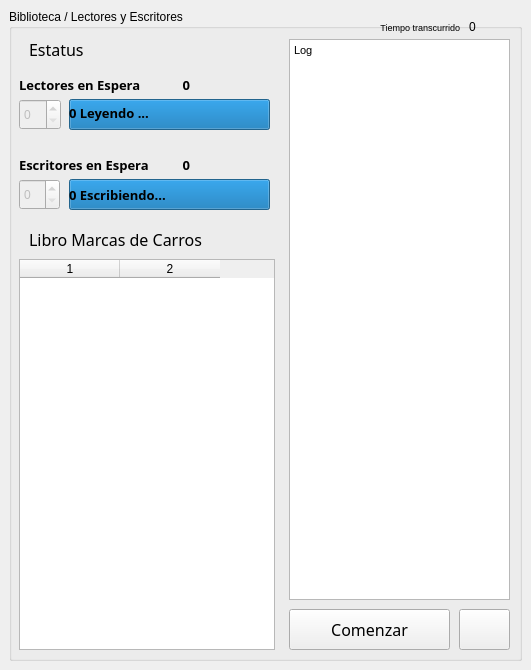
<?xml version="1.0" encoding="UTF-8"?>
<ui version="4.0">
 <class>MainWindow</class>
 <widget class="QMainWindow" name="MainWindow">
  <property name="geometry">
   <rect>
    <x>0</x>
    <y>0</y>
    <width>531</width>
    <height>670</height>
   </rect>
  </property>
  <property name="windowTitle">
   <string>Threader</string>
  </property>
  <widget class="QWidget" name="centralwidget">
   <layout class="QVBoxLayout" name="verticalLayout">
    <item>
     <widget class="QGroupBox" name="groupHilos">
      <property name="title">
       <string>Biblioteca / Lectores y Escritores</string>
      </property>
      <widget class="QPushButton" name="btnStop">
       <property name="geometry">
        <rect>
         <x>450</x>
         <y>600</y>
         <width>51</width>
         <height>41</height>
        </rect>
       </property>
       <property name="text">
        <string/>
       </property>
       <property name="icon">
        <iconset>
         <normaloff>assets/stop.png</normaloff>assets/stop.png</iconset>
       </property>
       <property name="iconSize">
        <size>
         <width>30</width>
         <height>30</height>
        </size>
       </property>
      </widget>
      <widget class="QLabel" name="lblCount">
       <property name="geometry">
        <rect>
         <x>460</x>
         <y>10</y>
         <width>41</width>
         <height>16</height>
        </rect>
       </property>
       <property name="layoutDirection">
        <enum>Qt::RightToLeft</enum>
       </property>
       <property name="text">
        <string>0</string>
       </property>
       <property name="alignment">
        <set>Qt::AlignLeading|Qt::AlignLeft|Qt::AlignVCenter</set>
       </property>
      </widget>
      <widget class="QLabel" name="lblEscribiendo">
       <property name="geometry">
        <rect>
         <x>60</x>
         <y>170</y>
         <width>201</width>
         <height>31</height>
        </rect>
       </property>
       <property name="font">
        <font>
         <family>Segoe UI Black</family>
         <pointsize>10</pointsize>
         <weight>75</weight>
         <bold>true</bold>
        </font>
       </property>
       <property name="frameShape">
        <enum>QFrame::NoFrame</enum>
       </property>
       <property name="frameShadow">
        <enum>QFrame::Raised</enum>
       </property>
       <property name="midLineWidth">
        <number>0</number>
       </property>
       <property name="text">
        <string>0 Escribiendo...</string>
       </property>
       <property name="textFormat">
        <enum>Qt::PlainText</enum>
       </property>
       <property name="margin">
        <number>5</number>
       </property>
      </widget>
      <widget class="QLabel" name="lblms">
       <property name="geometry">
        <rect>
         <x>10</x>
         <y>60</y>
         <width>131</width>
         <height>31</height>
        </rect>
       </property>
       <property name="font">
        <font>
         <family>Segoe UI Black</family>
         <pointsize>10</pointsize>
         <weight>75</weight>
         <bold>true</bold>
        </font>
       </property>
       <property name="frameShape">
        <enum>QFrame::NoFrame</enum>
       </property>
       <property name="frameShadow">
        <enum>QFrame::Raised</enum>
       </property>
       <property name="midLineWidth">
        <number>0</number>
       </property>
       <property name="text">
        <string>Lectores en Espera</string>
       </property>
       <property name="textFormat">
        <enum>Qt::PlainText</enum>
       </property>
       <property name="margin">
        <number>5</number>
       </property>
      </widget>
      <widget class="QPushButton" name="btnStart">
       <property name="geometry">
        <rect>
         <x>280</x>
         <y>600</y>
         <width>161</width>
         <height>41</height>
        </rect>
       </property>
       <property name="font">
        <font>
         <family>OCR A Extended</family>
         <pointsize>12</pointsize>
        </font>
       </property>
       <property name="text">
        <string>Comenzar</string>
       </property>
       <property name="icon">
        <iconset>
         <normaloff>assets/start.png</normaloff>assets/start.png</iconset>
       </property>
      </widget>
      <widget class="QLabel" name="lblLeyendo">
       <property name="geometry">
        <rect>
         <x>60</x>
         <y>88</y>
         <width>201</width>
         <height>31</height>
        </rect>
       </property>
       <property name="font">
        <font>
         <family>Segoe UI Black</family>
         <pointsize>10</pointsize>
         <weight>75</weight>
         <bold>true</bold>
        </font>
       </property>
       <property name="frameShape">
        <enum>QFrame::NoFrame</enum>
       </property>
       <property name="frameShadow">
        <enum>QFrame::Raised</enum>
       </property>
       <property name="midLineWidth">
        <number>0</number>
       </property>
       <property name="text">
        <string>0 Leyendo ...</string>
       </property>
       <property name="textFormat">
        <enum>Qt::PlainText</enum>
       </property>
       <property name="margin">
        <number>5</number>
       </property>
      </widget>
      <widget class="QLabel" name="lblHilo02_velocidad">
       <property name="geometry">
        <rect>
         <x>130</x>
         <y>140</y>
         <width>51</width>
         <height>31</height>
        </rect>
       </property>
       <property name="font">
        <font>
         <family>Segoe UI Black</family>
         <pointsize>10</pointsize>
         <weight>75</weight>
         <bold>true</bold>
        </font>
       </property>
       <property name="layoutDirection">
        <enum>Qt::LeftToRight</enum>
       </property>
       <property name="frameShape">
        <enum>QFrame::NoFrame</enum>
       </property>
       <property name="frameShadow">
        <enum>QFrame::Raised</enum>
       </property>
       <property name="midLineWidth">
        <number>0</number>
       </property>
       <property name="text">
        <string>0</string>
       </property>
       <property name="textFormat">
        <enum>Qt::PlainText</enum>
       </property>
       <property name="alignment">
        <set>Qt::AlignRight|Qt::AlignTrailing|Qt::AlignVCenter</set>
       </property>
       <property name="margin">
        <number>5</number>
       </property>
      </widget>
      <widget class="QProgressBar" name="pbHilo02">
       <property name="geometry">
        <rect>
         <x>60</x>
         <y>170</y>
         <width>201</width>
         <height>31</height>
        </rect>
       </property>
       <property name="value">
        <number>100</number>
       </property>
       <property name="format">
        <string/>
       </property>
      </widget>
      <widget class="QLabel" name="lblms_2">
       <property name="geometry">
        <rect>
         <x>10</x>
         <y>140</y>
         <width>141</width>
         <height>31</height>
        </rect>
       </property>
       <property name="font">
        <font>
         <family>Segoe UI Black</family>
         <pointsize>10</pointsize>
         <weight>75</weight>
         <bold>true</bold>
        </font>
       </property>
       <property name="frameShape">
        <enum>QFrame::NoFrame</enum>
       </property>
       <property name="frameShadow">
        <enum>QFrame::Raised</enum>
       </property>
       <property name="midLineWidth">
        <number>0</number>
       </property>
       <property name="text">
        <string>Escritores en Espera</string>
       </property>
       <property name="textFormat">
        <enum>Qt::PlainText</enum>
       </property>
       <property name="margin">
        <number>5</number>
       </property>
      </widget>
      <widget class="QProgressBar" name="pbHilo01">
       <property name="geometry">
        <rect>
         <x>60</x>
         <y>90</y>
         <width>201</width>
         <height>31</height>
        </rect>
       </property>
       <property name="value">
        <number>100</number>
       </property>
       <property name="format">
        <string/>
       </property>
      </widget>
      <widget class="QLabel" name="lblHilo01_velocidad">
       <property name="geometry">
        <rect>
         <x>130</x>
         <y>60</y>
         <width>51</width>
         <height>31</height>
        </rect>
       </property>
       <property name="font">
        <font>
         <family>Segoe UI Black</family>
         <pointsize>10</pointsize>
         <weight>75</weight>
         <bold>true</bold>
        </font>
       </property>
       <property name="layoutDirection">
        <enum>Qt::LeftToRight</enum>
       </property>
       <property name="frameShape">
        <enum>QFrame::NoFrame</enum>
       </property>
       <property name="frameShadow">
        <enum>QFrame::Raised</enum>
       </property>
       <property name="midLineWidth">
        <number>0</number>
       </property>
       <property name="text">
        <string>0</string>
       </property>
       <property name="textFormat">
        <enum>Qt::PlainText</enum>
       </property>
       <property name="alignment">
        <set>Qt::AlignRight|Qt::AlignTrailing|Qt::AlignVCenter</set>
       </property>
       <property name="margin">
        <number>5</number>
       </property>
      </widget>
      <widget class="QLabel" name="label">
       <property name="geometry">
        <rect>
         <x>20</x>
         <y>30</y>
         <width>261</width>
         <height>21</height>
        </rect>
       </property>
       <property name="font">
        <font>
         <family>November</family>
         <pointsize>12</pointsize>
        </font>
       </property>
       <property name="text">
        <string>Estatus</string>
       </property>
      </widget>
      <widget class="QLabel" name="lblTiempoTranscurrido">
       <property name="geometry">
        <rect>
         <x>330</x>
         <y>10</y>
         <width>121</width>
         <height>16</height>
        </rect>
       </property>
       <property name="font">
        <font>
         <family>Arial</family>
         <pointsize>7</pointsize>
        </font>
       </property>
       <property name="layoutDirection">
        <enum>Qt::RightToLeft</enum>
       </property>
       <property name="text">
        <string>Tiempo transcurrido</string>
       </property>
       <property name="alignment">
        <set>Qt::AlignRight|Qt::AlignTrailing|Qt::AlignVCenter</set>
       </property>
      </widget>
      <widget class="QTableWidget" name="tblMarcas">
       <property name="geometry">
        <rect>
         <x>10</x>
         <y>250</y>
         <width>256</width>
         <height>391</height>
        </rect>
       </property>
       <property name="columnCount">
        <number>2</number>
       </property>
       <column/>
       <column/>
      </widget>
      <widget class="QLabel" name="label_2">
       <property name="geometry">
        <rect>
         <x>20</x>
         <y>220</y>
         <width>261</width>
         <height>21</height>
        </rect>
       </property>
       <property name="font">
        <font>
         <family>November</family>
         <pointsize>12</pointsize>
        </font>
       </property>
       <property name="text">
        <string>Libro Marcas de Carros</string>
       </property>
      </widget>
      <widget class="QTextEdit" name="txtLog">
       <property name="geometry">
        <rect>
         <x>280</x>
         <y>30</y>
         <width>221</width>
         <height>561</height>
        </rect>
       </property>
       <property name="html">
        <string>&lt;!DOCTYPE HTML PUBLIC &quot;-//W3C//DTD HTML 4.0//EN&quot; &quot;http://www.w3.org/TR/REC-html40/strict.dtd&quot;&gt;
&lt;html&gt;&lt;head&gt;&lt;meta name=&quot;qrichtext&quot; content=&quot;1&quot; /&gt;&lt;style type=&quot;text/css&quot;&gt;
p, li { white-space: pre-wrap; }
&lt;/style&gt;&lt;/head&gt;&lt;body style=&quot; font-family:'MS Shell Dlg 2'; font-size:8.25pt; font-weight:400; font-style:normal;&quot;&gt;
&lt;p style=&quot; margin-top:0px; margin-bottom:0px; margin-left:0px; margin-right:0px; -qt-block-indent:0; text-indent:0px;&quot;&gt;&lt;span style=&quot; font-size:8pt;&quot;&gt;Log&lt;/span&gt;&lt;/p&gt;&lt;/body&gt;&lt;/html&gt;</string>
       </property>
      </widget>
      <widget class="QSpinBox" name="slLectores">
       <property name="enabled">
        <bool>false</bool>
       </property>
       <property name="geometry">
        <rect>
         <x>10</x>
         <y>90</y>
         <width>42</width>
         <height>31</height>
        </rect>
       </property>
       <property name="maximum">
        <number>20</number>
       </property>
      </widget>
      <widget class="QSpinBox" name="slEscritores">
       <property name="enabled">
        <bool>false</bool>
       </property>
       <property name="geometry">
        <rect>
         <x>10</x>
         <y>170</y>
         <width>41</width>
         <height>31</height>
        </rect>
       </property>
       <property name="maximum">
        <number>20</number>
       </property>
      </widget>
      <zorder>pbHilo01</zorder>
      <zorder>pbHilo02</zorder>
      <zorder>btnStop</zorder>
      <zorder>lblCount</zorder>
      <zorder>lblEscribiendo</zorder>
      <zorder>lblms</zorder>
      <zorder>btnStart</zorder>
      <zorder>lblLeyendo</zorder>
      <zorder>lblHilo02_velocidad</zorder>
      <zorder>lblms_2</zorder>
      <zorder>lblHilo01_velocidad</zorder>
      <zorder>label</zorder>
      <zorder>lblTiempoTranscurrido</zorder>
      <zorder>tblMarcas</zorder>
      <zorder>label_2</zorder>
      <zorder>txtLog</zorder>
      <zorder>slLectores</zorder>
      <zorder>slEscritores</zorder>
     </widget>
    </item>
   </layout>
  </widget>
 </widget>
 <resources/>
 <connections/>
</ui>
